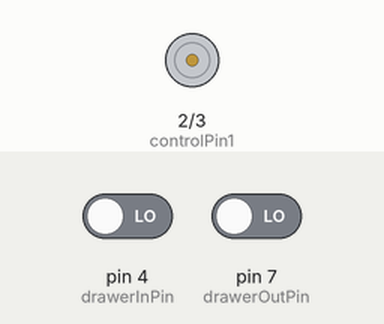
Bench run of a sketch on a simulated Arduino Uno, built with avr-gcc and run on an emulated ATmega328P. Parts: motor-driver pin pairs drawn as motors (green arrow = first pin HIGH = forward, orange = second pin HIGH = backward, longer = more drive, scaled by the enable pin). Inputs (shaded band) come from the test bench; at power-on: pin 4 (drawerInPin) LOW, pin 7 (drawerOutPin) LOW.

Above: at 1.2 s.
1.3 s: pin 4 (drawerInPin) driven HIGH
At 2.5 s:
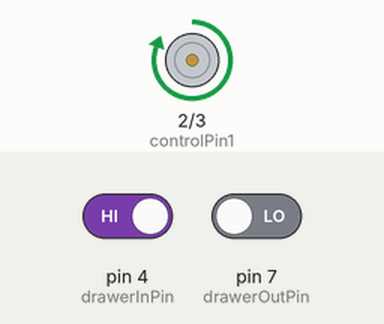
2.8 s: pin 7 (drawerOutPin) driven HIGH
At 5.0 s:
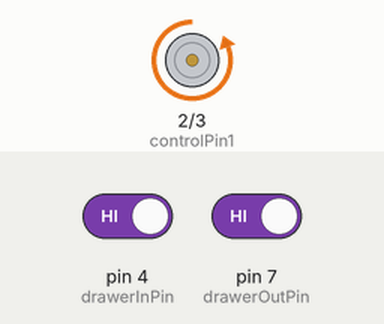
5.8 s: pin 7 (drawerOutPin) driven LOW
At 8.5 s:
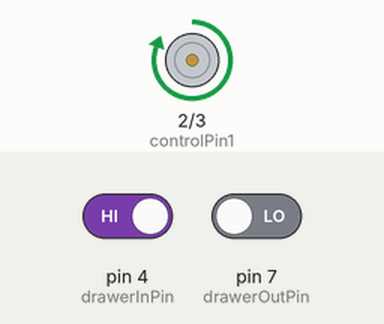
8.8 s: pin 4 (drawerInPin) driven LOW
At 11.0 s:
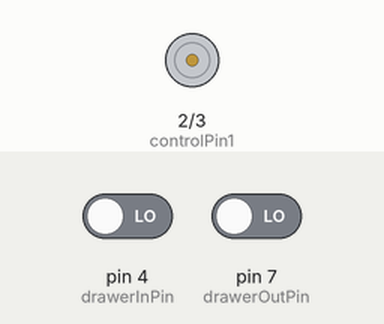
Timing chart, 0 to 12.5 s (numbered marks = the images above; inputs shaded):
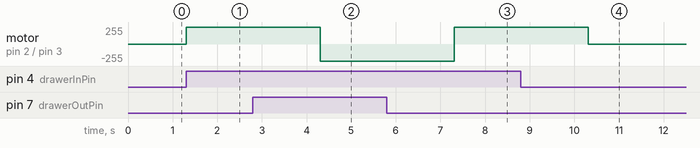

Measured:
- after the input at 1.3 s, motor on pin 2 (controlPin1) / pin 3 (controlPin2): stopped → forward 255/255 at once
- after the input at 2.8 s, motor on pin 2 (controlPin1) / pin 3 (controlPin2): forward 255/255 → backward 255/255 after 1.5 s
- after the input at 5.8 s, motor on pin 2 (controlPin1) / pin 3 (controlPin2): backward 255/255 → forward 255/255 after 1.5 s
- after the input at 8.8 s, motor on pin 2 (controlPin1) / pin 3 (controlPin2): forward 255/255 → stopped after 1.5 s

The sketch:

Drawer_In_Out.ino
```cpp
const int controlPin1 = 2;
const int controlPin2 = 3;
const int enablePin = 9;
const int drawerOutPin = 7;
const int drawerInPin = 4;
int motorEnable = 0;
int motorSpeed = 400;
int motorDirection = 1;

void setup(){
  pinMode(drawerOutPin, INPUT);
  pinMode(drawerInPin, INPUT);
  pinMode(controlPin1, OUTPUT);
  pinMode(controlPin2, OUTPUT);
  pinMode(enablePin, OUTPUT);
  digitalWrite(enablePin, LOW);
  Serial.begin(9600);
}

void loop(){
  if(digitalRead(drawerOutPin) == HIGH){
    analogWrite(enablePin, motorSpeed);
    digitalWrite(controlPin1, LOW);
    digitalWrite(controlPin2, HIGH);
    delay(3000);
    analogWrite(enablePin, 0);
  } else if(digitalRead(drawerInPin) == HIGH){
    analogWrite(enablePin, motorSpeed + 100);
    digitalWrite(controlPin1, HIGH);
    digitalWrite(controlPin2, LOW);
    delay(3000);
    analogWrite(enablePin, 0);
  }
  delay(5);
}
```
